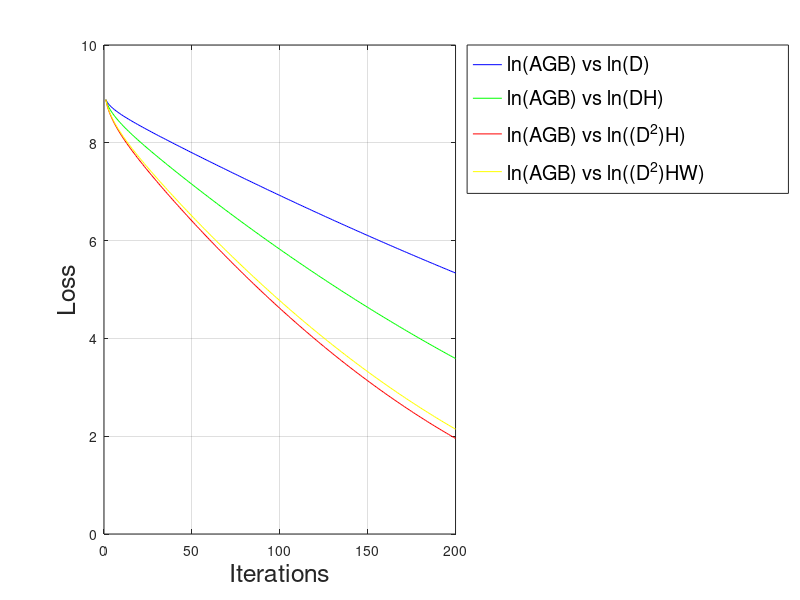
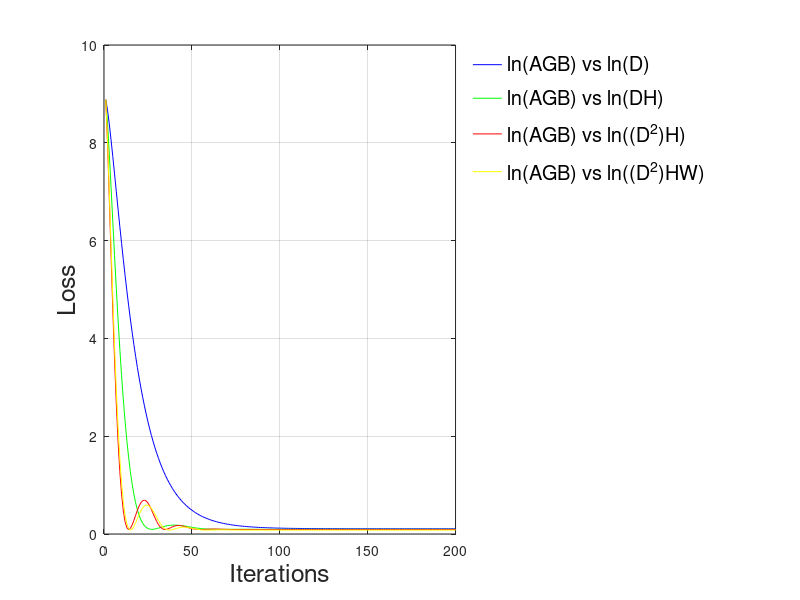
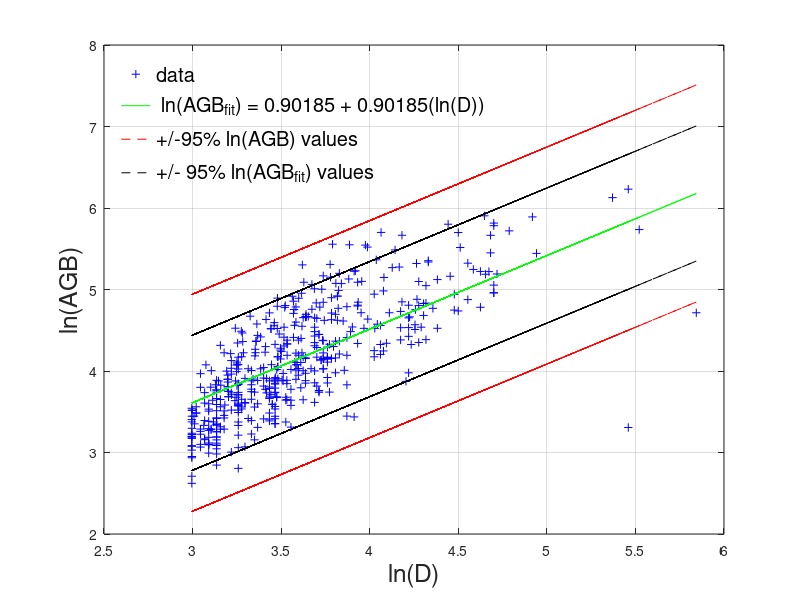
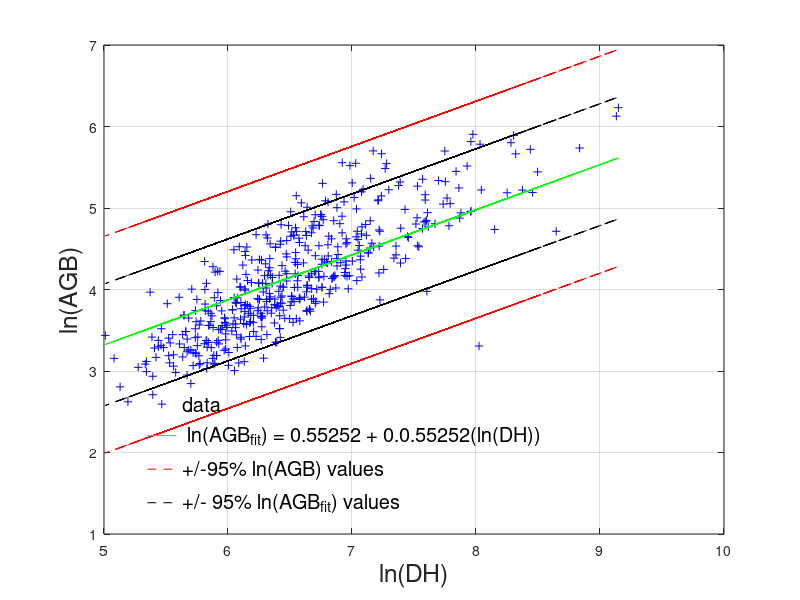

Write the MATLAB code that produced these figures, in order.
cd 'C:/Users/Steve/Desktop/Adaptive Filtering Project'
load ("ZachDatalnAGBlnDlnDHlnD2HlnD2HW.txt")
size (ZachDatalnAGBlnDlnDHlnD2HlnD2HW)
corr (ZachDatalnAGBlnDlnDHlnD2HlnD2HW)

%%% Splitting The Data into Two
P = 0.80 ;
n = 482
idx = randperm(n)  ;
Train_Data =  ZachDatalnAGBlnDlnDHlnD2HlnD2HW(idx(1:round(P*n)),:)
Test_Data =  ZachDatalnAGBlnDlnDHlnD2HlnD2HW(idx(round(P*n)+1:end),:)

%%% Full Data
AGB = ZachDatalnAGBlnDlnDHlnD2HlnD2HW (:, 1);
D = ZachDatalnAGBlnDlnDHlnD2HlnD2HW (:, 2);
DH = ZachDatalnAGBlnDlnDHlnD2HlnD2HW (:, 3);
D2H = ZachDatalnAGBlnDlnDHlnD2HlnD2HW (:, 4);
D2HW = ZachDatalnAGBlnDlnDHlnD2HlnD2HW (:, 5);

%%% Training Data
AGB_train = Train_Data (:, 1);
D_train = Train_Data (:, 2);
DH_train = Train_Data (:, 3);
D2H_train = Train_Data (:, 4);
D2HW_train = Train_Data (:, 5);

%%% Test Data
AGB_test = Test_Data (:, 1);
D_test = Test_Data (:, 2);
DH_test = Test_Data (:, 3);
D2H_test = Test_Data (:, 4);
D2HW_test = Test_Data (:, 2);

%%% Correlation Analysis of the Training Data
corr (AGB_train, D_train)
corr (AGB_train, DH_train)
corr (AGB_train, D2H_train)
corr (AGB_train, D2HW_train)
m_train = length (AGB_train)
l_train = ones (m_train, 1);

%%% Correlation Analysis of the Test Data
corr (AGB_test, D_test)
corr (AGB_test, DH_test)
corr (AGB_test, D2H_test)
corr (AGB_test, D2HW_test)
m_test = length (AGB_test)
l_test = ones (m_test, 1);

%%% X Variable . . .
X1_train = [l_train, D_train];
X2_train = [l_train, DH_train];
X3_train = [l_train, D2H_train];
X4_train = [l_train, D2HW_train];
X1_test = [l_test, D_test];
X2_test = [l_test, DH_test];
X3_test = [l_test, D2H_test];
X4_test = [l_test, D2HW_test];



%%% STOCHASTIC GRADIENT DESCENT %%%%%%%%
%% Initializing variables . . .
alpha = 0.001;
iterations = 200;
%% Initializing decays . . . .
beta = 0.9;
beta_1 = 0.9;
beta_2 = 0.999;

%%%%%% STOCHASTIC GRADIENT DESCENT RMS PROPAGATION %%%%%%%

%% lnAGB vs lnD
%% Initializing variables . . .
theta10_vals = zeros (1, iterations);
theta11_vals = zeros (1, iterations);
theta1 = [0 ; 0];
J_vals1 = zeros (iterations);
J_history1 = zeros (iterations, 1);
theta_store1 = zeros (2, iterations);

%% Initializing moments . . . .
momentum1 = [0; 0]; % Momentum
momentum_store1 = zeros (2, iterations);

%% Running Iterations . . . 
for i = 1:iterations
h = X1_train * theta1;
errors = h - AGB_train;
momentum1 = (beta * momentum1) + (1 - beta) * (((X1_train' * errors) / m_train).^2);
theta_change1 = pinv (sqrt (abs (momentum1)) + 10e-8) * (alpha * ((X1_train' * errors) / m_train));
theta1 = theta1 - theta_change1;
momentum_store1 (:, i) = momentum1;
theta10_vals (i) = theta1 (1, :);
theta11_vals (i) = theta1 (2, :);
theta_store1 (:, i) = theta1;
J_history1(i) = (sum ((h - AGB_train).^2))/ (2 * m_train);
J_vals1 (i, i) = (sum ((h - AGB_train).^2))/ (2 * m_train);
end
%% End of Iterations.
%% End of lnAGB vs lnD

%% lnAGB vs lnDH
%% Initializing variables . . .
theta20_vals = zeros (1, iterations);
theta21_vals = zeros (1, iterations);
theta2 = [0 ; 0];
J_vals2 = zeros (iterations);
J_history2 = zeros (iterations, 1);
theta_store2 = zeros (2, iterations);

%% Initializing moments . . . .
momentum2 = [0; 0]; % Momentum
momentum_store2 = zeros (2, iterations);

%% Running Iterations . . . 
for i = 1:iterations
h = X2_train * theta2;
errors = h - AGB_train;
momentum2 = (beta * momentum2) + (1 - beta) * (((X2_train' * errors) / m_train).^2);
theta_change2 = pinv (sqrt (abs (momentum2)) + 10e-8) * (alpha * ((X2_train' * errors) / m_train));
theta2 = theta2 - theta_change2;
momentum_store2 (:, i) = momentum2;
theta20_vals (i) = theta2 (1, :);
theta21_vals (i) = theta2 (2, :);
theta_store2 (:, i) = theta2;
J_history2(i) = (sum ((h - AGB_train).^2))/ (2 * m_train);
J_vals2 (i, i) = (sum ((h - AGB_train).^2))/ (2 * m_train);
end
%% End of Iterations.
%% End of lnAGB vs lnDH


%% lnAGB vs lnD2H
%% Initializing variables . . .
theta30_vals = zeros (1, iterations);
theta31_vals = zeros (1, iterations);
theta3 = [0 ; 0];
J_vals3 = zeros (iterations);
J_history3 = zeros (iterations, 1);
theta_store3 = zeros (2, iterations);

%% Initializing moments . . . .
momentum3 = [0; 0]; % Momentum
momentum_store3 = zeros (2, iterations);

%% Running Iterations . . . 
for i = 1:iterations
h = X3_train * theta3;
errors = h - AGB_train;
momentum3 = (beta * momentum3) + (1 - beta) * (((X3_train' * errors) / m_train).^2);
theta_change3 = pinv (sqrt (abs (momentum3)) + 10e-8) * (alpha * ((X3_train' * errors) / m_train));
theta3 = theta3 - theta_change3;
momentum_store3 (:, i) = momentum3;
theta30_vals (i) = theta3 (1, :);
theta31_vals (i) = theta3 (2, :);
theta_store3 (:, i) = theta3;
J_history3(i) = (sum ((h - AGB_train).^2))/ (2 * m_train);
J_vals3 (i, i) = (sum ((h - AGB_train).^2))/ (2 * m_train);
end
%% End of Iterations.
%% End of lnAGB vs lnD2H

%% lnAGB vs lnD2HW
%% Initializing variables . . .
theta40_vals = zeros (1, iterations);
theta41_vals = zeros (1, iterations);
theta4 = [0 ; 0];
J_vals4 = zeros (iterations);
J_history4 = zeros (iterations, 1);
theta_store4 = zeros (2, iterations);

%% Initializing moments . . . .
momentum4 = [0; 0]; % Momentum
momentum_store4 = zeros (2, iterations);

%% Running Iterations . . . 
for i = 1:iterations
h = X4_train * theta4;
errors = h - AGB_train;
momentum4 = (beta * momentum4) + (1 - beta) * (((X4_train' * errors) / m_train).^2);
theta_change4 = pinv (sqrt (abs (momentum4)) + 10e-8) * (alpha * ((X4_train' * errors) / m_train));
theta4 = theta4 - theta_change4;
momentum_store4 (:, i) = momentum4;
theta40_vals (i) = theta4 (1, :);
theta41_vals (i) = theta4 (2, :);
theta_store4 (:, i) = theta4;
J_history4(i) = (sum ((h - AGB_train).^2))/ (2 * m_train);
J_vals4 (i, i) = (sum ((h - AGB_train).^2))/ (2 * m_train);
end
%% End of Iterations.
%% End of lnAGB vs lnD2HW

RMSProp_Loss1 = J_history1;
RMSProp_theta10 = theta10_vals;
RMSProp_theta11 = theta11_vals;
RMSProp_thetaStore1 = theta_store1;
RMSProp_theta1 = theta1;

RMSProp_Loss2 = J_history2;
RMSProp_theta20 = theta20_vals;
RMSProp_theta21 = theta21_vals;
RMSProp_thetaStore2 = theta_store2;
RMSProp_theta2 = theta2;

RMSProp_Loss3 = J_history3;
RMSProp_theta30 = theta30_vals;
RMSProp_theta31 = theta31_vals;
RMSProp_thetaStore3 = theta_store3;
RMSProp_theta3 = theta3;

RMSProp_Loss4 = J_history4;
RMSProp_theta40 = theta40_vals;
RMSProp_theta41 = theta41_vals;
RMSProp_thetaStore4 = theta_store4;
RMSProp_theta4 = theta4;

min (RMSProp_Loss1)
max (RMSProp_Loss1)
RMSProp_theta1

min (RMSProp_Loss2)
max (RMSProp_Loss2)
RMSProp_theta2

min (RMSProp_Loss3)
max (RMSProp_Loss3)
RMSProp_theta3

min (RMSProp_Loss4)
max (RMSProp_Loss4)
RMSProp_theta4

AGBSGD_cap1RMSProp = X1_test * RMSProp_theta1;
AGBSGD_cap2RMSProp = X2_test * RMSProp_theta2;
AGBSGD_cap3RMSProp = X3_test * RMSProp_theta3;
AGBSGD_cap4RMSProp = X4_test * RMSProp_theta4;

%%%%% Plotting RMSProp Loss
epoch = [1:iterations];
figure ()
plot (epoch, RMSProp_Loss1, '-', 'Color', 'blue')
hold on;
plot (epoch, RMSProp_Loss2, '-', 'Color', 'green')
plot (epoch, RMSProp_Loss3, '-', 'Color', 'red')
plot (epoch, RMSProp_Loss4, '-', 'Color', 'yellow')
title ('')
legend ('{\fontsize{20}ln(AGB) vs ln(D)}','{\fontsize{20}ln(AGB) vs ln(DH)}',...
        '{\fontsize{20}ln(AGB) vs ln((D^2)H)}','{\fontsize{20}ln(AGB) vs ln((D^2)HW)}',...
        'location','northeastoutside')
%legend boxoff
xlabel('{\fontsize{25}Iterations}'); ylabel('{\fontsize{25}Loss}');
grid on

%%% END OF STOCHASTIC GRADIENT DESCENT RMS PROPAGATION %%%%%%

%%%%%% STOCHASTIC GRADIENT DESCENT ADAM %%%%%%%

%% lnAGB vs lnD
%% Initializing variables . . .
theta10_vals = zeros (1, iterations);
theta11_vals = zeros (1, iterations);
theta1 = [0 ; 0];
J_vals1 = zeros (iterations);
J_history1 = zeros (iterations, 1);
theta_store1 = zeros (2, iterations);

%% Initializing moments . . . .
moment_11 = [0; 0]; % First moment
moment_12 = [0; 0]; % Second moment
m11_store = zeros (2, iterations);
m12_store = zeros (2, iterations);

%% Running Iterations . . . 
for i = 1:iterations
h = X1_train * theta1;
errors = h - AGB_train;
moment_11 = (beta_1 * moment_11) + (1 - beta_1) * ((X1_train' * errors) / m_train);
moment_12 = (beta_2 * moment_12) + (1 - beta_2) * ((X1_train' * errors) / m_train);
theta_change1 = pinv (sqrt (abs (moment_12)) + 10e-8) * (alpha * moment_11);
theta1 = theta1 - theta_change1;
m11_store (:, i) = moment_11;
m12_store (:, i) = moment_12;
theta10_vals (i) = theta1 (1, :);
theta11_vals (i) = theta1 (2, :);
theta_store1 (:, i) = theta1;
J_history1(i) = (sum ((h - AGB_train).^2))/ (2 * m_train);
J_vals1 (i, i) = (sum ((h - AGB_train).^2))/ (2 * m_train);
end
%% End of Iterations.
%% End of lnAGB vs lnD

%% lnAGB vs lnDH
%% Initializing variables . . .
theta20_vals = zeros (1, iterations);
theta21_vals = zeros (1, iterations);
theta2 = [0 ; 0];
J_vals2 = zeros (iterations);
J_history2 = zeros (iterations, 1);
theta_store2 = zeros (2, iterations);

%% Initializing moments . . . .
moment_21 = [0; 0]; % First moment
moment_22 = [0; 0]; % Second moment
m21_store = zeros (2, iterations);
m22_store = zeros (2, iterations);

%% Running Iterations . . . 
for i = 1:iterations
h = X2_train * theta2;
errors = h - AGB_train;
moment_21 = (beta_1 * moment_21) + (1 - beta_1) * ((X2_train' * errors) / m_train);
moment_22 = (beta_2 * moment_22) + (1 - beta_2) * ((X2_train' * errors) / m_train);
theta_change2 = pinv (sqrt (abs (moment_22)) + 10e-8) * (alpha * moment_21);
theta2 = theta2 - theta_change2;
m21_store (:, i) = moment_21;
m22_store (:, i) = moment_22;
theta20_vals (i) = theta2 (1, :);
theta21_vals (i) = theta2 (2, :);
theta_store2 (:, i) = theta2;
J_history2(i) = (sum ((h - AGB_train).^2))/ (2 * m_train);
J_vals2 (i, i) = (sum ((h - AGB_train).^2))/ (2 * m_train);
end
%% End of Iterations.
%% End of lnAGB vs lnDH


%% lnAGB vs lnD2H
%% Initializing variables . . .
theta30_vals = zeros (1, iterations);
theta31_vals = zeros (1, iterations);
theta3 = [0 ; 0];
J_vals3 = zeros (iterations);
J_history3 = zeros (iterations, 1);
theta_store3 = zeros (2, iterations);

%% Initializing moments . . . .
moment_31 = [0; 0]; % First moment
moment_32 = [0; 0]; % Second moment
m31_store = zeros (2, iterations);
m32_store = zeros (2, iterations);

%% Running Iterations . . . 
for i = 1:iterations
h = X3_train * theta3;
errors = h - AGB_train;
moment_31 = (beta_1 * moment_31) + (1 - beta_1) * ((X3_train' * errors) / m_train);
moment_32 = (beta_2 * moment_32) + (1 - beta_2) * ((X3_train' * errors) / m_train);
theta_change3 = pinv (sqrt (abs (moment_32)) + 10e-8) * (alpha * moment_31);
theta3 = theta3 - theta_change3;
m31_store (:, i) = moment_31;
m32_store (:, i) = moment_32;
theta30_vals (i) = theta3 (1, :);
theta31_vals (i) = theta3 (2, :);
theta_store3 (:, i) = theta3;
J_history3(i) = (sum ((h - AGB_train).^2))/ (2 * m_train);
J_vals3 (i, i) = (sum ((h - AGB_train).^2))/ (2 * m_train);
end
%% End of Iterations.
%% End of lnAGB vs lnD2H

%% lnAGB vs lnD2HW
%% Initializing variables . . .
theta40_vals = zeros (1, iterations);
theta41_vals = zeros (1, iterations);
theta4 = [0 ; 0];
J_vals4 = zeros (iterations);
J_history4 = zeros (iterations, 1);
theta_store4 = zeros (2, iterations);

%% Initializing moments . . . .
moment_41 = [0; 0]; % First moment
moment_42 = [0; 0]; % Second moment
m41_store = zeros (2, iterations);
m42_store = zeros (2, iterations);

%% Running Iterations . . . 
for i = 1:iterations
h = X4_train * theta4;
errors = h - AGB_train;
moment_41 = (beta_1 * moment_41) + (1 - beta_1) * ((X4_train' * errors) / m_train);
moment_42 = (beta_2 * moment_42) + (1 - beta_2) * ((X4_train' * errors) / m_train);
theta_change4 = pinv (sqrt (abs (moment_42)) + 10e-8) * (alpha * moment_41);
theta4 = theta4 - theta_change4;
m41_store (:, i) = moment_41;
m42_store (:, i) = moment_42;
theta40_vals (i) = theta4 (1, :);
theta41_vals (i) = theta4 (2, :);
theta_store4 (:, i) = theta4;
J_history4(i) = (sum ((h - AGB_train).^2))/ (2 * m_train);
J_vals4 (i, i) = (sum ((h - AGB_train).^2))/ (2 * m_train);
end
%% End of Iterations.
%% End of lnAGB vs lnD2HW

Adam_Loss1 = J_history1;
Adam_theta10 = theta10_vals;
Adam_theta11 = theta11_vals;
Adam_thetaStore1 = theta_store1;
Adam_theta1 = theta1;

Adam_Loss2 = J_history2;
Adam_theta20 = theta20_vals;
Adam_theta21 = theta21_vals;
Adam_thetaStore2 = theta_store2;
Adam_theta2 = theta2;

Adam_Loss3 = J_history3;
Adam_theta30 = theta30_vals;
Adam_theta31 = theta31_vals;
Adam_thetaStore3 = theta_store3;
Adam_theta3 = theta3;

Adam_Loss4 = J_history4;
Adam_theta40 = theta40_vals;
Adam_theta41 = theta41_vals;
Adam_thetaStore4 = theta_store4;
Adam_theta4 = theta4;

min (Adam_Loss1)
max (Adam_Loss1)
Adam_theta1

min (Adam_Loss2)
max (Adam_Loss2)
Adam_theta2

min (Adam_Loss3)
max (Adam_Loss3)
Adam_theta3

min (Adam_Loss4)
max (Adam_Loss4)
Adam_theta4

AGBSGD_cap1Adam = X1_test * Adam_theta1;
AGBSGD_cap2Adam = X2_test * Adam_theta2;
AGBSGD_cap3Adam = X3_test * Adam_theta3;
AGBSGD_cap4Adam = X4_test * Adam_theta4;

%%%%% Plotting Adam Loss
epoch = [1:iterations];
figure ()
plot (epoch, Adam_Loss1, '-', 'Color', 'blue')
hold on;
plot (epoch, Adam_Loss2, '-', 'Color', 'green')
plot (epoch, Adam_Loss3, '-', 'Color', 'red')
plot (epoch, Adam_Loss4, '-', 'Color', 'yellow')
title ('')
legend ('{\fontsize{20}ln(AGB) vs ln(D)}','{\fontsize{20}ln(AGB) vs ln(DH)}',...
        '{\fontsize{20}ln(AGB) vs ln((D^2)H)}','{\fontsize{20}ln(AGB) vs ln((D^2)HW)}',...
        'location','northeastoutside')
legend boxoff
xlabel('{\fontsize{25}Iterations}'); ylabel('{\fontsize{25}Loss}');
grid on
%%% END OF STOCHASTIC GRADIENT DESCENT ADAM %%%%%%

%%%%%%%%% ACCURACY TEST FOR RMSPROP %%%%%%%%%%%%%%%%
%%% RUN STUDENT'S T-TEST DATA %%%%%
pkg load statistics
[h, pval, ci, stats] = ttest2 (AGB_test', AGBSGD_cap1RMSProp')
[h, pval, ci, stats] = ttest2 (AGB_test', AGBSGD_cap2RMSProp')
[h, pval, ci, stats] = ttest2 (AGB_test', AGBSGD_cap3RMSProp')
[h, pval, ci, stats] = ttest2 (AGB_test', AGBSGD_cap4RMSProp')

%%%%%% Error Test
E_RMSProp1 = AGBSGD_cap1RMSProp - AGB_test;
E_RMSProp2 = AGBSGD_cap2RMSProp - AGB_test;
E_RMSProp3 = AGBSGD_cap3RMSProp - AGB_test;
E_RMSProp4 = AGBSGD_cap4RMSProp - AGB_test;

%%%%%% mean Absolute Error Test
MAE_RMSProp1 = sum(abs(E_RMSProp1)) /m_test
MAE_RMSProp2 = sum(abs(E_RMSProp2)) /m_test
MAE_RMSProp3 = sum(abs(E_RMSProp3)) /m_test
MAE_RMSProp4 = sum(abs(E_RMSProp4)) /m_test

%%%%%% Mean Square Error Test
MSE_RMSProp1 = sum((AGBSGD_cap1RMSProp - AGB_test).^2)/m_test
MSE_RMSProp2 = sum((AGBSGD_cap2RMSProp - AGB_test).^2)/m_test
MSE_RMSProp3 = sum((AGBSGD_cap3RMSProp - AGB_test).^2)/m_test
MSE_RMSProp4 = sum((AGBSGD_cap4RMSProp - AGB_test).^2)/m_test

%%%% Root Mean Square Error Test
RMSE_RMSProp1 = sqrt (sum((AGBSGD_cap1RMSProp - AGB_test).^2)/m_test)
RMSE_RMSProp2 = sqrt (sum((AGBSGD_cap2RMSProp - AGB_test).^2)/m_test)
RMSE_RMSProp3 = sqrt (sum((AGBSGD_cap3RMSProp - AGB_test).^2)/m_test)
RMSE_RMSProp4 = sqrt (sum((AGBSGD_cap4RMSProp - AGB_test).^2)/m_test)

%%%%% Percentage Error Test
PE_RMSProp1 = 100 * ((AGBSGD_cap1RMSProp - AGB_test) ./ AGB_test);
PE_RMSProp2 = 100 * ((AGBSGD_cap2RMSProp - AGB_test) ./ AGB_test);
PE_RMSProp3 = 100 * ((AGBSGD_cap3RMSProp - AGB_test) ./ AGB_test);
PE_RMSProp4 = 100 * ((AGBSGD_cap4RMSProp - AGB_test) ./ AGB_test);

%%%%%% Mean Absolute Percentage Error test
MAPE_RMSProp1 = sum(abs(PE_RMSProp1)) /m_test
MAPE_RMSProp2 = sum(abs(PE_RMSProp2)) /m_test
MAPE_RMSProp3 = sum(abs(PE_RMSProp3)) /m_test
MAPE_RMSProp4 = sum(abs(PE_RMSProp4)) /m_test

%%%%%%%% ACCURACY TEST FOR ADAM %%%%%%%%%%%%%%%%%%%%%%
%%% RUN STUDENT'S T-TEST DATA %%%%%
pkg load statistics
[h, pval, ci, stats] = ttest2 (AGB_test', AGBSGD_cap1Adam')
[h, pval, ci, stats] = ttest2 (AGB_test', AGBSGD_cap2Adam')
[h, pval, ci, stats] = ttest2 (AGB_test', AGBSGD_cap3Adam')
[h, pval, ci, stats] = ttest2 (AGB_test', AGBSGD_cap4Adam')

%%%%%% Error Test
E_Adam1 = AGBSGD_cap1Adam - AGB_test;
E_Adam2 = AGBSGD_cap2Adam - AGB_test;
E_Adam3 = AGBSGD_cap3Adam - AGB_test;
E_Adam4 = AGBSGD_cap4Adam - AGB_test;

%%%%%% mean Absolute Error Test
MAE_Adam1 = sum(abs(E_Adam1)) /m_test
MAE_Adam2 = sum(abs(E_Adam2)) /m_test
MAE_Adam3 = sum(abs(E_Adam3)) /m_test
MAE_Adam4 = sum(abs(E_Adam4)) /m_test

%%%%%% Mean Square Error Test
MSE_Adam1 = sum((AGBSGD_cap1Adam - AGB_test).^2)/m_test
MSE_Adam2 = sum((AGBSGD_cap2Adam - AGB_test).^2)/m_test
MSE_Adam3 = sum((AGBSGD_cap3Adam - AGB_test).^2)/m_test
MSE_Adam4 = sum((AGBSGD_cap4Adam - AGB_test).^2)/m_test

%%%% Root Mean Square Error Test
RMSE_Adam1 = sqrt (sum((AGBSGD_cap1Adam - AGB_test).^2)/m_test)
RMSE_Adam2 = sqrt (sum((AGBSGD_cap2Adam - AGB_test).^2)/m_test)
RMSE_Adam3 = sqrt (sum((AGBSGD_cap3Adam - AGB_test).^2)/m_test)
RMSE_Adam4 = sqrt (sum((AGBSGD_cap4Adam - AGB_test).^2)/m_test)

%%%%% Percentage Error Test
PE_Adam1 = 100 * ((AGBSGD_cap1Adam - AGB_test) ./ AGB_test);
PE_Adam2 = 100 * ((AGBSGD_cap2Adam - AGB_test) ./ AGB_test);
PE_Adam3 = 100 * ((AGBSGD_cap3Adam - AGB_test) ./ AGB_test);
PE_Adam4 = 100 * ((AGBSGD_cap4Adam - AGB_test) ./ AGB_test);

%%%%%% Mean Absolute Percentage Error test
MAPE_Adam1 = sum(abs(PE_Adam1)) /m_test
MAPE_Adam2 = sum(abs(PE_Adam2)) /m_test
MAPE_Adam3 = sum(abs(PE_Adam3)) /m_test
MAPE_Adam4 = sum(abs(PE_Adam4)) /m_test


m = length (AGB)
F = [ones(m, 1), D(:)];
%[p, e_var, r, p_var, fit_var] = LinearRegression (F, AGB);
%AGBFit = F * p;
AGBFit1 = F * Adam_theta1;
AGBFit1Var = var (AGBFit1)
AGBVar = var(AGB)
%AGBFit3 = F * Adam_theta1;
figure ()
plot(D, AGB, '+b', D, AGBFit1, '-g',...
     D, AGBFit1 + 1.96 * sqrt (AGBVar), '--r',...
     D, AGBFit1 + 1.96 * sqrt (AGBFit1Var), '--k',...
     D, AGBFit1 - 1.96 * sqrt (AGBVar), '--r',...
     D, AGBFit1 - 1.96 * sqrt (AGBFit1Var), '--k')
title (' ')
legend ('{\fontsize{20}data}','{\fontsize{20} ln({AGB_{fit}}) = 0.90185 + 0.90185(ln(D))}','{\fontsize{20}+/-95% ln(AGB) values}',...
        '{\fontsize{20}+/- 95% ln({AGB_{fit}}) values}','location','northwest')
legend boxoff
xlabel('{\fontsize{25}ln(D)}'); ylabel('{\fontsize{25}ln(AGB)}');
grid on     


m = length (AGB)
F = [ones(m, 1), DH(:)];
%[p, e_var, r, p_var, fit_var] = LinearRegression (F, AGB);
%AGBFit = F * p;
AGBFit2 = F * Adam_theta2;
AGBFit2Var = var (AGBFit2)
AGBVar = var(AGB)
%AGBFit3 = F * Adam_theta1;
figure ()
plot(DH, AGB, '+b', DH, AGBFit2, '-g',...
     DH, AGBFit2 + 1.96 * sqrt (AGBVar), '--r',...
     DH, AGBFit2 + 1.96 * sqrt (AGBFit2Var), '--k',...
     DH, AGBFit2 - 1.96 * sqrt (AGBVar), '--r',...
     DH, AGBFit2 - 1.96 * sqrt (AGBFit2Var), '--k')
title (' ')
legend ('{\fontsize{20}data}','{\fontsize{20} ln({AGB_{fit}}) = 0.55252 + 0.0.55252(ln(DH))}','{\fontsize{20}+/-95% ln(AGB) values}',...
        '{\fontsize{20}+/- 95% ln({AGB_{fit}}) values}','location','south')
legend boxoff
xlabel('{\fontsize{25}ln(DH)}'); ylabel('{\fontsize{25}ln(AGB)}');
grid on     


m = length (AGB)
F = [ones(m, 1), D2H(:)];
%[p, e_var, r, p_var, fit_var] = LinearRegression (F, AGB);
%AGBFit = F * p;
AGBFit3 = F * Adam_theta3;
AGBFit3Var = var (AGBFit3)
AGBVar = var(AGB)
%AGBFit3 = F * Adam_theta1;
figure ()
plot(D2H, AGB, '+b', D2H, AGBFit3, '-g',...
     D2H, AGBFit3 + 1.96 * sqrt (AGBVar), '--r',...
     D2H, AGBFit3 + 1.96 * sqrt (AGBFit3Var), '--k',...
     D2H, AGBFit3 - 1.96 * sqrt (AGBVar), '--r',...
     D2H, AGBFit3 - 1.96 * sqrt (AGBFit3Var), '--k')
title (' ')
legend ('{\fontsize{20}data}','{\fontsize{20} ln({AGB_{fit}}) = 0.37358 + 0.37358(ln({D^2}H))}','{\fontsize{20}+/-95% ln(AGB) values}',...
        '{\fontsize{20}+/- 95% ln({AGB_{fit}}) values}','location','northwest')
legend boxoff
xlabel('{\fontsize{25}ln({D^2}H)}'); ylabel('{\fontsize{25}ln(AGB)}');
grid on     




m = length (AGB)
F = [ones(m, 1), D2HW(:)];
%[p, e_var, r, p_var, fit_var] = LinearRegression (F, AGB);
%AGBFit = F * p;
AGBFit4 = F * Adam_theta4;
AGBFit4Var = var (AGBFit4)
AGBVar = var(AGB)
%AGBFit3 = F * Adam_theta1;
figure ()
plot(D2HW, AGB, '+b', D2HW, AGBFit4, '-g',...
     D2HW, AGBFit4 + 1.96 * sqrt (AGBVar), '--r',...
     D2HW, AGBFit4 + 1.96 * sqrt (AGBFit4Var), '--k',...
     D2HW, AGBFit4 - 1.96 * sqrt (AGBVar), '--r',...
     D2HW, AGBFit4 - 1.96 * sqrt (AGBFit4Var), '--k')
title (' ')
legend ('{\fontsize{20}data}','{\fontsize{20} ln({AGB_{fit}}) = 0.39145 + 0.39145(ln({D^2}HW))}','{\fontsize{20}+/-95% ln(AGB) values}',...
        '{\fontsize{20}+/- 95% ln({AGB_{fit}}) values}','location','northwest')
legend boxoff
xlabel('{\fontsize{25}ln({D^2}HW)}'); ylabel('{\fontsize{25}ln(AGB)}');
grid on    